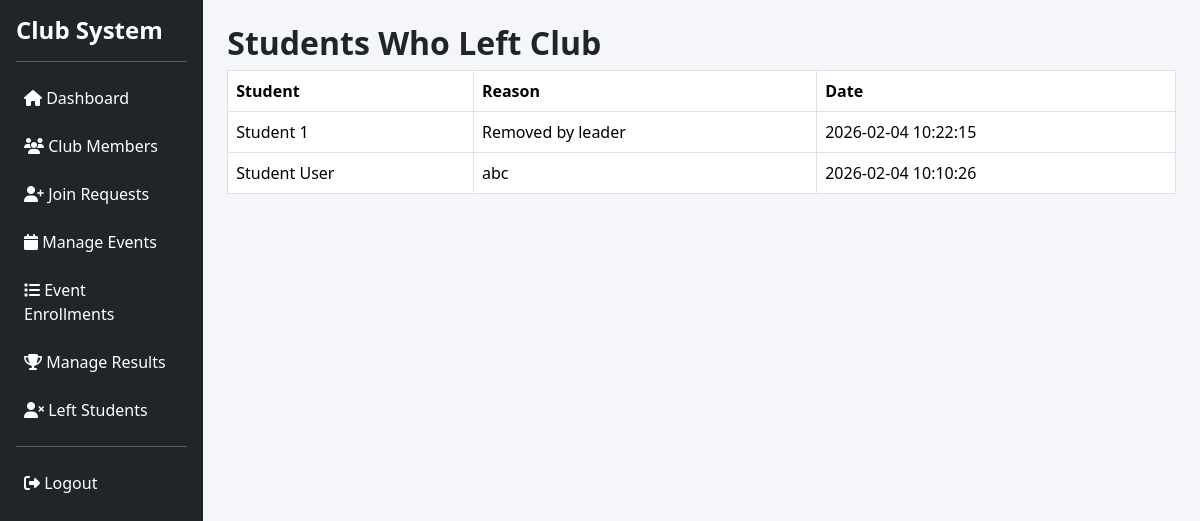
Screenshot of /leader/left_students.php (signed in) with the database file from the repository.
### tables this page shows
CREATE TABLE `club_leave_requests` (
  `id` int(11) NOT NULL,
  `student_id` int(11) DEFAULT NULL,
  `club_id` int(11) DEFAULT NULL,
  `reason` text DEFAULT NULL,
  `left_at` timestamp NOT NULL DEFAULT current_timestamp()
);

CREATE TABLE `users` (
  `user_id` int(11) NOT NULL,
  `name` varchar(100) NOT NULL,
  `email` varchar(100) NOT NULL,
  `password` varchar(255) NOT NULL,
  `role` enum('admin','leader','student','faculty') NOT NULL,
  `status` enum('active','inactive') DEFAULT 'active',
  `created_at` timestamp NOT NULL DEFAULT current_timestamp(),
  `reset_token` varchar(255) DEFAULT NULL,
  `reset_token_expiry` datetime DEFAULT NULL
);

### src/leader/left_students.php (the view, shortened to what this page needs)
<?php
include "../config/db.php";
include "../includes/header.php";
include "../includes/sidebar.php";
$leader_id = $_SESSION['user_id'];
$club = mysqli_fetch_assoc(mysqli_query($conn,"
    SELECT club_id FROM clubs WHERE leader_id='$leader_id'
"));
$club_id = $club['club_id'];
$leaves = mysqli_query($conn,"
    SELECT u.name, clr.reason, clr.left_at
    FROM club_leave_requests clr
    JOIN users u ON clr.student_id=u.user_id
    WHERE clr.club_id='$club_id'
    ORDER BY clr.left_at DESC
");
?>
<h2>Students Who Left Club</h2>
<table class="table table-bordered">
<tr>
    <th>Student</th>
    <th>Reason</th>
    <th>Date</th>
</tr>
<?php while($l=mysqli_fetch_assoc($leaves)){ ?>
<tr>
    <td><?= $l['name'] ?></td>
    <td><?= $l['reason'] ?></td>
    <td><?= $l['left_at'] ?></td>
</tr>
<?php } ?>
</table>
<?php include "../includes/footer.php"; ?>

### src/assets/css/style.css (style rules this page uses)
body { background-color: #f4f6f9; font-family: 'Segoe UI', sans-serif; }
.table { background: #fff; }
h2, h4, h5 { font-weight: 600; }

### rows the page displays
club_leave_requests: users.name "Student 1", reason "Removed by leader", left_at "2026-02-04 10:22:15"
club_leave_requests: users.name "Student User", reason "abc", left_at "2026-02-04 10:10:26"
